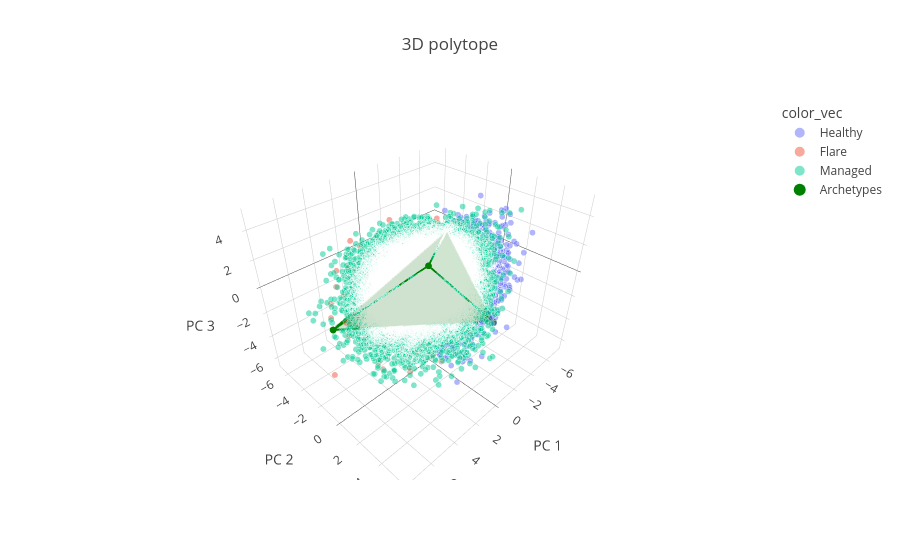

Notebook source saved alongside this figure:
### Markdown cell above
For a 3D representation, we can plot the data along with the archetypes in a 3D space. You may choose to subset the data if necessary:

### Code cell
pt.plot_archetypes_3D(adata=adata, color="Status")

### Figure 1 — Plotly figure (JSON) as saved in the notebook; plotly's stock layout.template omitted (floating-point values rounded to 4 significant figures; data arrays with more than 128 entries replaced by an {"elided": "..."} marker saying what was removed)
{"data": [{"hovertemplate": "color_vec=Healthy<br>PC 1=%{x}<br>PC 2=%{y}<br>PC 3=%{z}<br>marker_size=%{marker.size}<extra></extra>", "legendgroup": "Healthy", "marker": {"color": "#636efa", "opacity": 0.5, "size": {"elided": "15091 int values"}, "sizemode": "area", "sizeref": 0.04, "symbol": "circle"}, "mode": "markers", "name": "Healthy", "scene": "scene", "showlegend": true, "type": "scatter3d", "x": {"elided": "15091 float values"}, "y": {"elided": "15091 float values"}, "z": {"elided": "15091 float values"}}, {"hovertemplate": "color_vec=Flare<br>PC 1=%{x}<br>PC 2=%{y}<br>PC 3=%{z}<br>marker_size=%{marker.size}<extra></extra>", "legendgroup": "Flare", "marker": {"color": "#EF553B", "opacity": 0.5, "size": {"elided": "1460 int values"}, "sizemode": "area", "sizeref": 0.04, "symbol": "circle"}, "mode": "markers", "name": "Flare", "scene": "scene", "showlegend": true, "type": "scatter3d", "x": {"elided": "1460 float values"}, "y": {"elided": "1460 float values"}, "z": {"elided": "1460 float values"}}, {"hovertemplate": "color_vec=Managed<br>PC 1=%{x}<br>PC 2=%{y}<br>PC 3=%{z}<br>marker_size=%{marker.size}<extra></extra>", "legendgroup": "Managed", "marker": {"color": "#00cc96", "opacity": 0.5, "size": {"elided": "31268 int values"}, "sizemode": "area", "sizeref": 0.04, "symbol": "circle"}, "mode": "markers", "name": "Managed", "scene": "scene", "showlegend": true, "type": "scatter3d", "x": {"elided": "31268 float values"}, "y": {"elided": "31268 float values"}, "z": {"elided": "31268 float values"}}, {"hoverinfo": "text", "marker": {"color": "green", "size": 4, "symbol": "circle"}, "mode": "markers", "name": "Archetypes", "text": ["Archetype 0", "Archetype 1", "Archetype 2", "Archetype 3"], "type": "scatter3d", "x": [2.851, -4.823, 5.956, -1.704], "y": [2.596, -3.035, -2.609, 3.957], "z": [3.586, 0.6907, -2.06, -2.073]}, {"color": "green", "i": [3, 0, 0, 0], "j": [2, 2, 3, 3], "k": [1, 1, 1, 2], "opacity": 0.1, "type": "mesh3d", "x": [2.851, -4.823, 5.956, -1.704], "y": [2.596, -3.035, -2.609, 3.957], "z": [3.586, 0.6907, -2.06, -2.073]}, {"line": {"color": "green", "width": 4}, "mode": "lines", "showlegend": false, "type": "scatter3d", "x": [-1.704, 5.956, -4.823, -1.704], "y": [3.957, -2.609, -3.035, 3.957], "z": [-2.073, -2.06, 0.6907, -2.073]}, {"line": {"color": "green", "width": 4}, "mode": "lines", "showlegend": false, "type": "scatter3d", "x": [2.851, 5.956, -4.823, 2.851], "y": [2.596, -2.609, -3.035, 2.596], "z": [3.586, -2.06, 0.6907, 3.586]}, {"line": {"color": "green", "width": 4}, "mode": "lines", "showlegend": false, "type": "scatter3d", "x": [2.851, -1.704, -4.823, 2.851], "y": [2.596, 3.957, -3.035, 2.596], "z": [3.586, -2.073, 0.6907, 3.586]}, {"line": {"color": "green", "width": 4}, "mode": "lines", "showlegend": false, "type": "scatter3d", "x": [2.851, -1.704, 5.956, 2.851], "y": [2.596, 3.957, -2.609, 2.596], "z": [3.586, -2.073, -2.06, 3.586]}], "layout": {"legend": {"itemsizing": "constant", "title": {"text": "color_vec"}, "tracegroupgap": 0}, "scene": {"domain": {"x": [0, 1], "y": [0, 1]}, "xaxis": {"title": {"text": "PC 1"}}, "yaxis": {"title": {"text": "PC 2"}}, "zaxis": {"title": {"text": "PC 3"}}}, "title": {"text": "3D polytope"}}}
